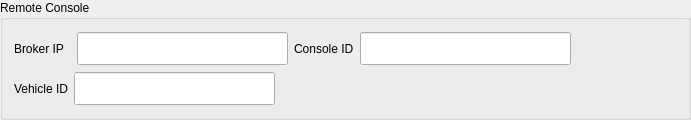
    <widget class="QGroupBox" name="groupBox_consoleID">
     <property name="geometry">
      <rect>
       <x>10</x>
       <y>30</y>
       <width>691</width>
       <height>120</height>
      </rect>
     </property>
     <property name="title">
      <string>Remote Console</string>
     </property>
     <layout class="QVBoxLayout" name="verticalLayout_2">
      <item>
       <layout class="QHBoxLayout" name="horizontalLayout_IDs" stretch="0,2,0,2,1">
        <item>
         <widget class="QLabel" name="label_brokerIP">
          <property name="text">
           <string>Broker IP  </string>
          </property>
         </widget>
        </item>
        <item>
         <widget class="QLineEdit" name="lineEdit_brokerIP">
          <property name="sizePolicy">
           <sizepolicy hsizetype="Preferred" vsizetype="Fixed">
            <horstretch>0</horstretch>
            <verstretch>0</verstretch>
           </sizepolicy>
          </property>
          <property name="minimumSize">
           <size>
            <width>0</width>
            <height>33</height>
           </size>
          </property>
          <property name="maximumSize">
           <size>
            <width>16777215</width>
            <height>33</height>
           </size>
          </property>
         </widget>
        </item>
        <item>
         <widget class="QLabel" name="label_consoleID">
          <property name="text">
           <string>Console ID</string>
          </property>
         </widget>
        </item>
        <item>
         <widget class="QLineEdit" name="lineEdit_consoleID">
          <property name="sizePolicy">
           <sizepolicy hsizetype="Preferred" vsizetype="Fixed">
            <horstretch>0</horstretch>
            <verstretch>0</verstretch>
           </sizepolicy>
          </property>
          <property name="minimumSize">
           <size>
            <width>0</width>
            <height>33</height>
           </size>
          </property>
          <property name="maximumSize">
           <size>
            <width>16777215</width>
            <height>33</height>
           </size>
          </property>
         </widget>
        </item>
        <item>
         <spacer name="horizontalSpacer_2">
          <property name="orientation">
           <enum>Qt::Horizontal</enum>
          </property>
          <property name="sizeHint" stdset="0">
           <size>
            <width>40</width>
            <height>20</height>
           </size>
          </property>
         </spacer>
        </item>
       </layout>
      </item>
      <item>
       <layout class="QHBoxLayout" name="horizontalLayout_3" stretch="0,1,2">
        <item>
         <widget class="QLabel" name="label_vehicleID">
          <property name="text">
           <string>Vehicle ID</string>
          </property>
         </widget>
        </item>
        <item>
         <widget class="QLineEdit" name="lineEdit_vehicleID">
          <property name="sizePolicy">
           <sizepolicy hsizetype="Preferred" vsizetype="Fixed">
            <horstretch>0</horstretch>
            <verstretch>0</verstretch>
           </sizepolicy>
          </property>
          <property name="minimumSize">
           <size>
            <width>0</width>
            <height>33</height>
           </size>
          </property>
          <property name="maximumSize">
           <size>
            <width>16777215</width>
            <height>33</height>
           </size>
          </property>
         </widget>
        </item>
        <item>
         <spacer name="horizontalSpacer">
          <property name="orientation">
           <enum>Qt::Horizontal</enum>
          </property>
          <property name="sizeHint" stdset="0">
           <size>
            <width>40</width>
            <height>20</height>
           </size>
          </property>
         </spacer>
        </item>
       </layout>
      </item>
     </layout>
    </widget>
